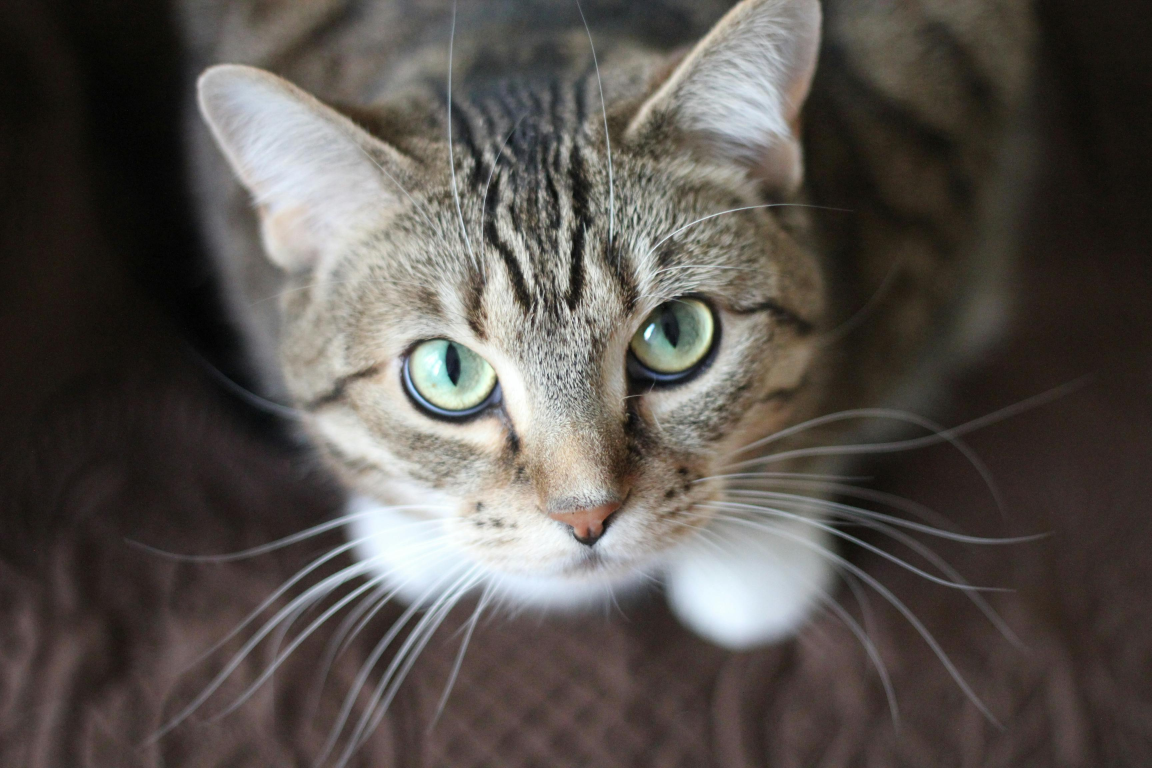
#> input picture img/cat.jpg, 3456 x 2304 px (shown at 1/3 size)
$ jupyter execute 5resize.ipynb
#> lines starting #> are read from the running program, lines starting #| are printed output that depends on the picture
[cell 1]
import cv2 as cv
import numpy as np
import matplotlib.pyplot as plt

[cell 2]
img = cv.imread('img/cat.jpg')
#> img is the input picture: shape (2304, 3456, 3); mean B, G, R 77.9, 82.3, 87.6
print('image(h,w,c)',img.shape)
#| image(h,w,c) (2304, 3456, 3)
plt.title("Original Image")
img = cv.cvtColor(img, cv.COLOR_BGR2RGB)
plt.imshow(img)
plt.show()

[cell 3]
w, h = 300, 300
fixed = cv.resize(img, (w, h))
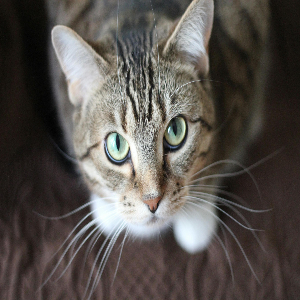
#> fixed: shape (300, 300, 3); mean R, G, B 87.5, 82.2, 77.7

x, y = 0.75, 0.75  #scalefactor
scaled = cv.resize(img, None, fx=x, fy=y)

w = 800
aspratio = img.shape[0] / img.shape[1]  # h / w
#> aspratio = 0.667
h = int(w * aspratio)
#> h = 533
aspratio = cv.resize(img, (w, h))
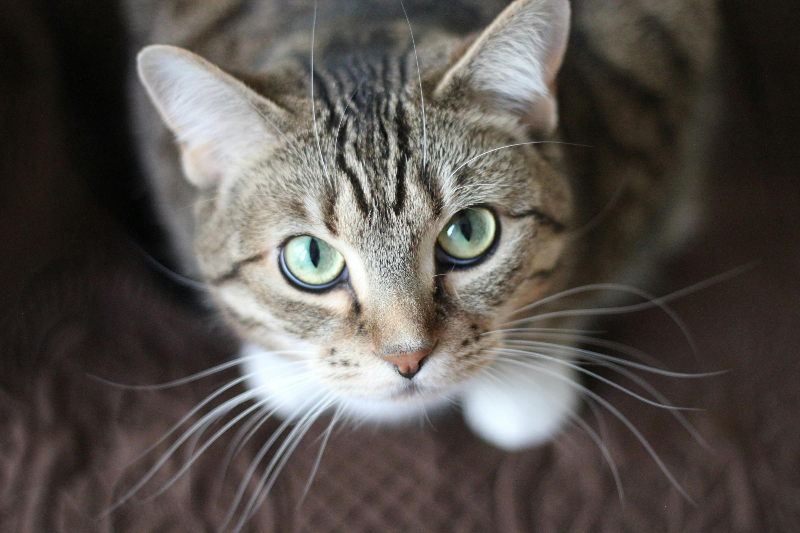
#> aspratio: shape (533, 800, 3); mean R, G, B 87.5, 82.2, 77.7

plt.figure(figsize=(12, 4))

plt.subplot(1, 3, 1)
plt.title("Fixed Size (300*300)")
plt.imshow(fixed)

plt.subplot(1, 3, 2)
plt.title("Scaled 75% (fx=0.75, fy=0.75)")
plt.imshow(scaled)

plt.subplot(1, 3, 3)
plt.title(f"Aspect Ratio Maintained ({w}x{h})")
plt.imshow(aspratio)
plt.show()
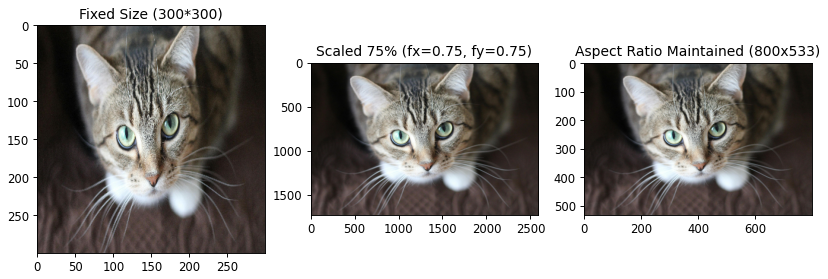
#> figure drawn by matplotlib, 3 panels

$ run again, with img/flower.jpg copied over img/cat.jpg
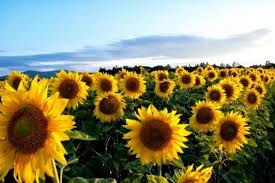
#> input picture img/flower.jpg, 275 x 183 px
#> img is the input picture: shape (183, 275, 3); mean B, G, R 103.2, 137.9, 141.3
#| image(h,w,c) (183, 275, 3)
#> `fixed = cv.resize(img, (w, h))`:
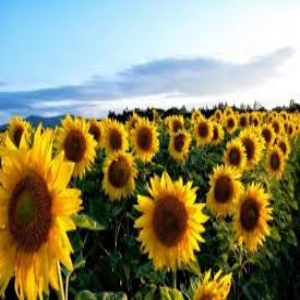
#> fixed: shape (300, 300, 3); mean R, G, B 141.2, 137.8, 103.1
#> `plt.show()`:
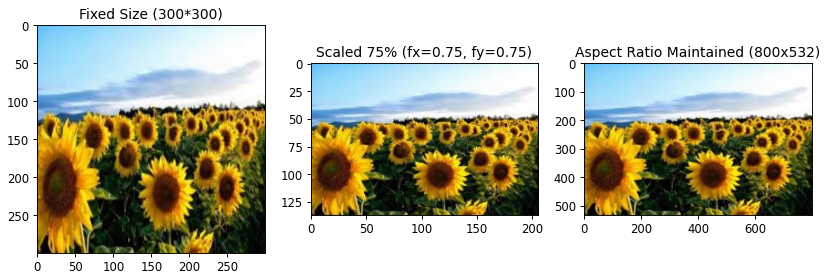
#> figure drawn by matplotlib, 3 panels
